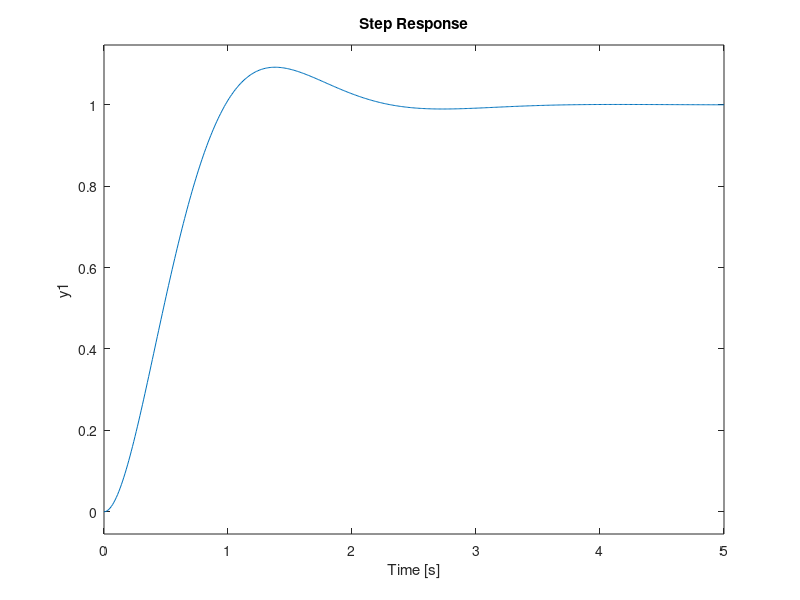
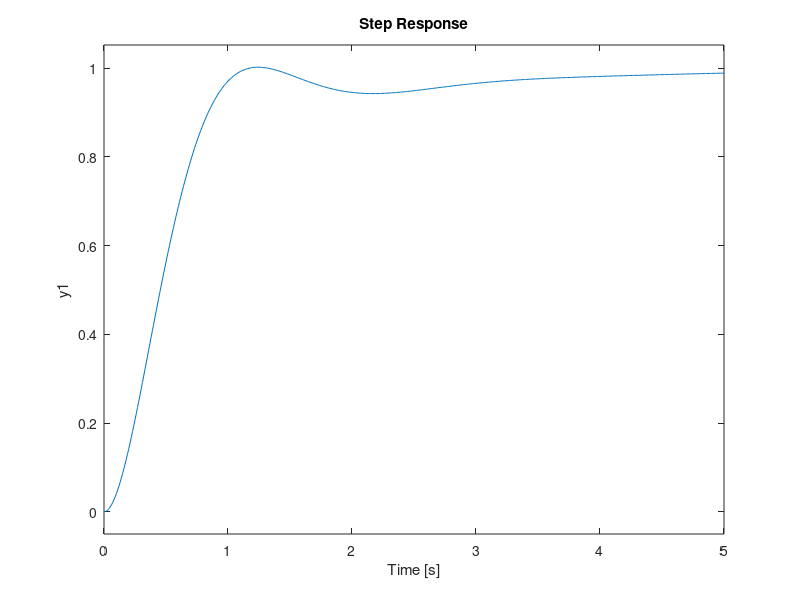

The MATLAB script that drew these images, in order:
clc
clear
close all

%'K' and 'a' values to test
K = 2:0.2:3; 
a = 0.5:0.2:1.5; 

% Evaluate closed-loop unit-step response at each 'K' and 'a' combination
% that will yield the maximum overshoot less than 10%

t = 0:0.01:5;

Gp = tf([1.2],[0.36 1.86 2.5 1]);

k = 0;

MK = max(size(K));
MA = max(size(a));

solution = zeros(MK*MA, 3);

for i = 1:MK;
    for j = 1:MA;
        
        Gc = tf( K(i)*[1 2*a(j) a(j)^2], [1 0] ); % controller
        G = (Gc * Gp) / (1 + Gc*Gp); % closed-loop transfer function
        y = step(G,t);
        m = max(y);
        k = k+1;
        if m < 1.10
            solution(k,:) = [K(i) a(j) m];
        end
    end
end

ilx =  (solution(:,3) > 0 & solution(:,3) < 1.1);
% [f,~] = find ( min(solution(:,3)) );

SOL = solution(ilx, :);

% solution % Print solution table

sortsolution = sortrows(SOL,3) % Print solution table sorted by
% column 3

% Plot the response with the largest overshoot that is less than 10%
K = sortsolution(end,1)

a = sortsolution(end,2)

Gc = tf(K*[1 2*a a^2], [1 0]);
G = (Gc * Gp) / (1 + Gc*Gp);
figure
step(G,t)
grid % See Figure 8–20

% If you wish to plot the response with the smallest overshoot that is
% greater than 0%, then enter the following values of 'K' and 'a'

K = sortsolution(11,1)
a = sortsolution(11,2)

Gc = tf(K*[1 2*a a^2], [1 0]);
G = Gc*Gp/(1 + Gc*Gp);
figure
step(G,t)
grid % See Figure 8–21


